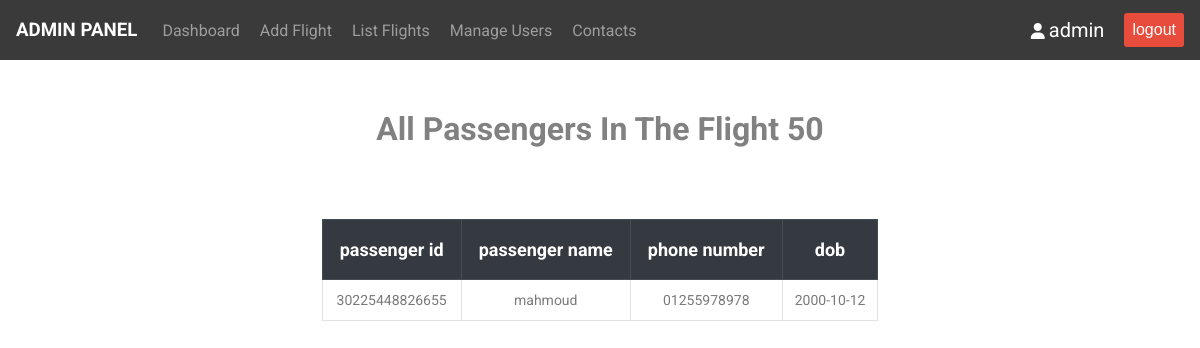
The app's page /admin/passenger.php?flight_id=50 with its own data.
### tables this page shows
CREATE TABLE `passenger_information` (
  `passenger_id` varchar(14) NOT NULL,
  `user_id` int(11) NOT NULL,
  `name` varchar(255) NOT NULL,
  `phone_no` varchar(15) NOT NULL,
  `dob` date NOT NULL,
  `flight_id` int(11) NOT NULL
);

### admin/passenger.php (the view, shortened to what this page needs)
<?php
    include_once "../connect.php";
?>
<!DOCTYPE html>
<html lang="en">
<head>
    <link rel="stylesheet" href="../admin styles/allFlights.css">
    <link rel="stylesheet" href="../styles/fontawsome/all.min.css">
</head>
<body>
    <?php include "../includes/admin_nav.php"?>
    <div class="container">
        <h1 style="text-align: center;color: #818182;">All Passengers In The Flight <?php echo $_GET['flight_id']?></h1>
        <div class="scrollable">
            <table class="table">
                <thead style="background-color: #343a40;color:white;">
                    <tr>
                        <th>passenger id</th>
                        <th>passenger name</th>
                        <th>phone number</th>
                        <th>dob</th>
                    </tr>
                </thead>
                <tbody>
                    <?php
                        $sql = "SELECT * from passenger_information where flight_id = $_GET[flight_id]";
                        $result = $conn->query($sql);
                        $nof_rows = $result->num_rows;
                        if($nof_rows > 0){
                            while($row = mysqli_fetch_assoc($result)){
                                echo "
                                <tr>
                                    <td>$row[passenger_id]</td>
                                    <td>$row[name]</td>
                                    <td>$row[phone_no]</td>
                                    <td>$row[dob]</td>
                                </tr>
                                ";
                            }
                        }
                    ?>
                </tbody>
            </table>
        </div>
    </div>
</body>
</html>

### admin styles/allFlights.css (style rules this page uses)
html { scroll-behavior: smooth; }
body { margin: 0; font-family: 'DM Sans', sans-serif; font-family: 'Poppins', sans-serif; font-family: 'Roboto', sans-serif; }
.container { width: 90%; margin: 50px auto; }
.scrollable { overflow: auto; }
table { border-collapse: collapse; margin: 50px auto 0; text-align: center; }
th { border: 1px solid #454d55; padding: 19px 17px; font-size: 18px; }
td { padding: 12px; border: 1px solid #dee2e6; color: #7a7a7a; font-size: 14px; }

### records on screen
passenger_information: passenger_id "30225448826655", name "mahmoud", phone_no "01255978978", dob "2000-10-12"

### other values on screen
$_GET['flight_id'] "50"
